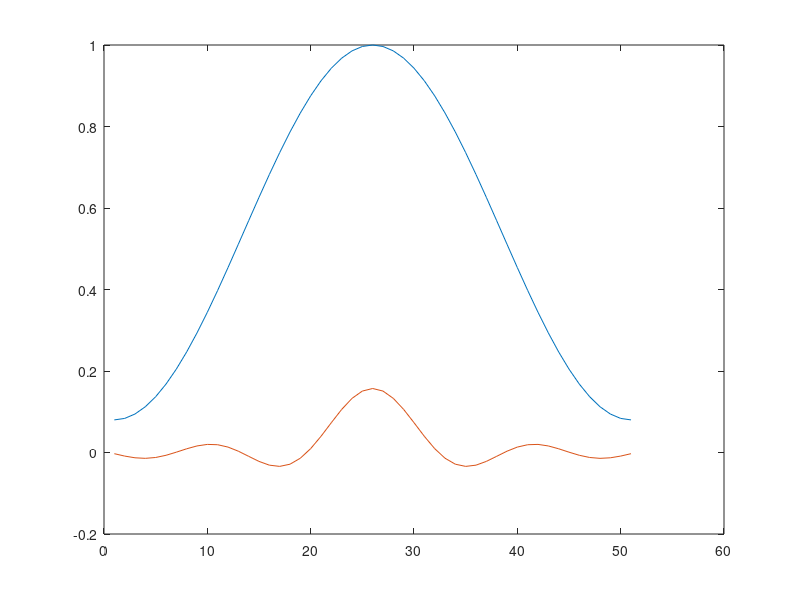

Source code (MATLAB):
N = 51;
n=floor(N/2);
Fs = 10000;
f = 500;
fc = pi*f/Fs;
h = fc*sinc(fc*(-n:n));

wind = hamming(length(h));

windowed_sinc = wind.*h;

plot(wind)
hold on
plot (h)
